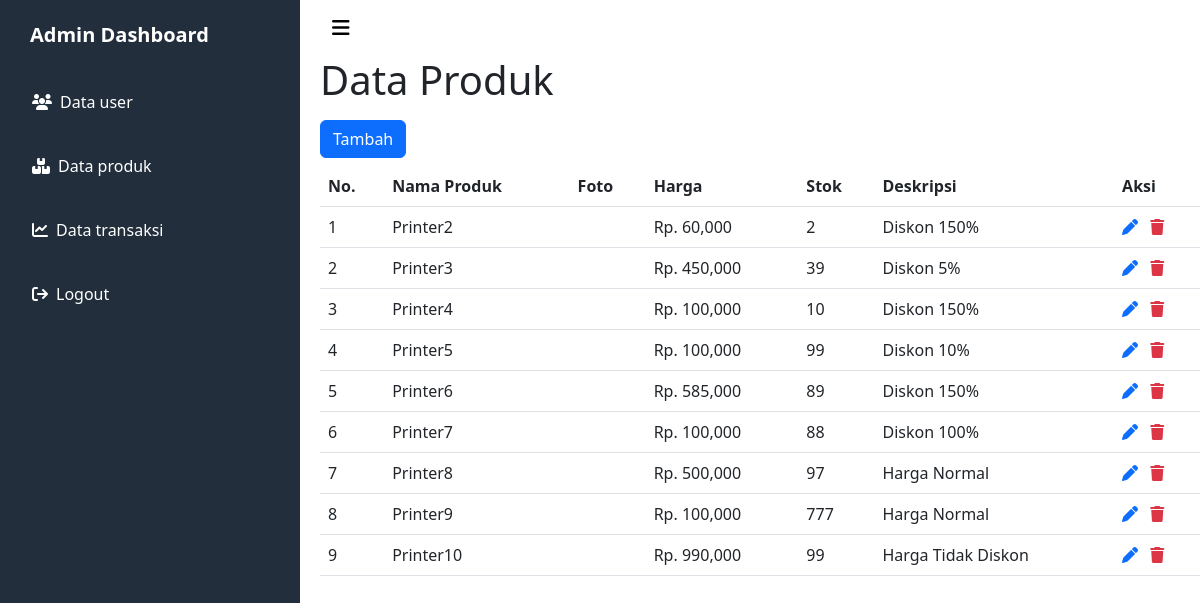
The app's page /admin/produk.php (signed in) with its own data.
### tables this page shows
CREATE TABLE `produk` (
  `id_produk` int(11) NOT NULL,
  `nama_produk` varchar(100) NOT NULL,
  `foto` text NOT NULL,
  `harga` int(100) NOT NULL,
  `stok` int(50) NOT NULL,
  `deskripsi` varchar(50) NOT NULL
);

### admin/functions.php (called while the page is built, shortened)
<?php
$conn = mysqli_connect('localhost', 'root', '', 'printer');
function query($query){
    global $conn;
    $result = mysqli_query($conn, $query);
    $rows = [];
    while($row = mysqli_fetch_assoc($result)){
        $rows[] = $row;
    }
    return $rows;
}
?>

### admin/produk.php (the view, shortened to what this page needs)
<?php
require 'functions.php';
$produk = query("SELECT * FROM produk");
?>
<?php require '../layout/sidebar.php'; ?>
<div id="main">
    <?php require '../layout/navbar-admin.php'; ?>
<div class="content">
    <h1>Data Produk</h1>
    <a class="btn btn-primary my-2" href="tambah_produk.php">Tambah</a>
    <table class="table table-responsive table-hover">
        <tr>
            <th>No.</th>
            <th>Nama Produk</th>
            <th>Foto</th>
            <th>Harga</th>
            <th>Stok</th>
            <th>Deskripsi</th>
            <th>Aksi</th>
        </tr>
        <?php $i = 1; ?>
        <?php foreach($produk as $data) : ?>
        <tr>
            <td><?= $i; ?></td>
            <td><?= $data["nama_produk"]; ?></td>
            <td><img src="../image/<?= $data["foto"]; ?>" alt="" width="70"></td>
            <td>Rp. <?= number_format($data["harga"]); ?></td>
            <td><?= $data["stok"]; ?></td>
            <td><?= $data["deskripsi"]; ?></td>
            <td>
                <a class="text-primary me-2" href="edit_produk.php?id=<?= $data["id_produk"]; ?>"><i class="fa-solid fa-pen"></i></a>
                <a class="text-danger" href="hapus_produk.php?id=<?= $data["id_produk"]; ?>" onclick="return confirm('Apakah anda yakin ingin menghapus data?');"><i class="fa-solid fa-trash"></i></a>
            </td>
        </tr>
        <?php $i++; ?>
        <?php endforeach; ?>
    </table>
</div>
</div>
<?php require '../layout/footer-admin.php'; ?>

### layout/sidebar.php (shortened to what this page needs)
<!DOCTYPE html>
<html lang="en">
<head>
    <link href="https://cdn.jsdelivr.net/npm/bootstrap@5.3.0-alpha2/dist/css/bootstrap.min.css" rel="stylesheet">
    <link rel="stylesheet" href="https://cdnjs.cloudflare.com/ajax/libs/font-awesome/6.4.0/css/all.min.css">
    <link rel="stylesheet" href="../assets/css/sidebar.css">
</head>
<body>
    <div id="sidebar">
        <a href="index.php" class="sidebar-brand">Admin Dashboard</a>
        <ul class="sidebar-nav">
            <li class="sidebar-item">
                <a class="sidebar-link" href="user.php"><i class="fa-solid fa-users me-2"></i>Data user</a>
            </li>
            <li class="sidebar-item">
                <a class="sidebar-link" href="produk.php"><i class="fa-solid fa-boxes me-2"></i>Data produk</a>
            </li>
            <li class="sidebar-item">
                <a class="sidebar-link" href="transaksi.php"><i class="fa-solid fa-chart-line me-2"></i>Data transaksi</a>
            </li>
            <li class="sidebar-item">
                <a href="#" class="sidebar-link" data-bs-toggle="modal" data-bs-target="#logoutModal"><i class="fa-solid fa-arrow-right-from-bracket me-2"></i>Logout</a>
            </li>
        </ul>
    </div>

### layout/navbar-admin.php
<nav class="navbar navbar-expand-lg bg-white">
  <div class="container-fluid">
    <a class="navbar-brand" onclick="toggleSidebar()"><i class="fa-solid fa-bars"></i></a>
  </div>
</nav>

### layout/footer-admin.php (shortened to what this page needs)
</body>
</html>

### assets/css/sidebar.css (style rules this page uses)
#sidebar { background-color: #222E3C; position: fixed; left: 0; top: 0; height: 100vh; width: 300px; z-index: 100; transition: transform .7s ease-out; }
#sidebar .sidebar-brand { font-weight: 600; font-size: 20px; padding: 20px 30px; color: #fff; text-decoration: none; display: block; }
#sidebar .sidebar-nav { list-style: none; }
#sidebar .sidebar-item { padding: 20px 0; }
#sidebar .sidebar-item .sidebar-link { display: block; text-decoration: none; color: #fff; }
#main { padding-left: 20px; margin-left: 300px; transition: margin-left .7s ease-out; }

### records on screen
produk: nama_produk "Printer2", harga "60,000", stok "2", deskripsi "Diskon 150%"
produk: nama_produk "Printer3", harga "450,000", stok "39", deskripsi "Diskon 5%"
produk: nama_produk "Printer4", harga "100,000", stok "10", deskripsi "Diskon 150%"
produk: nama_produk "Printer5", harga "100,000", stok "99", deskripsi "Diskon 10%"
produk: nama_produk "Printer6", harga "585,000", stok "89", deskripsi "Diskon 150%"
produk: nama_produk "Printer7", harga "100,000", stok "88", deskripsi "Diskon 100%"
produk: nama_produk "Printer8", harga "500,000", stok "97", deskripsi "Harga Normal"
produk: nama_produk "Printer9", harga "100,000", stok "777", deskripsi "Harga Normal"
produk: nama_produk "Printer10", harga "990,000", stok "99", deskripsi "Harga Tidak Diskon"
